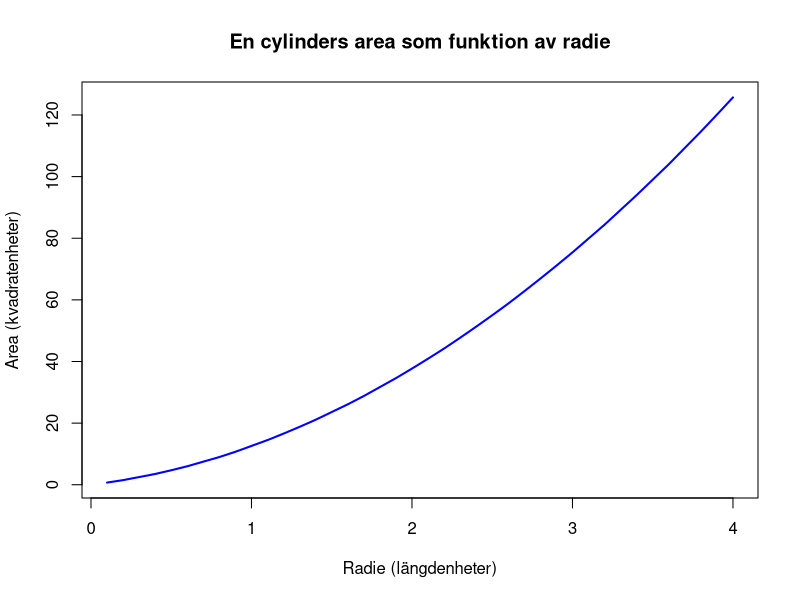
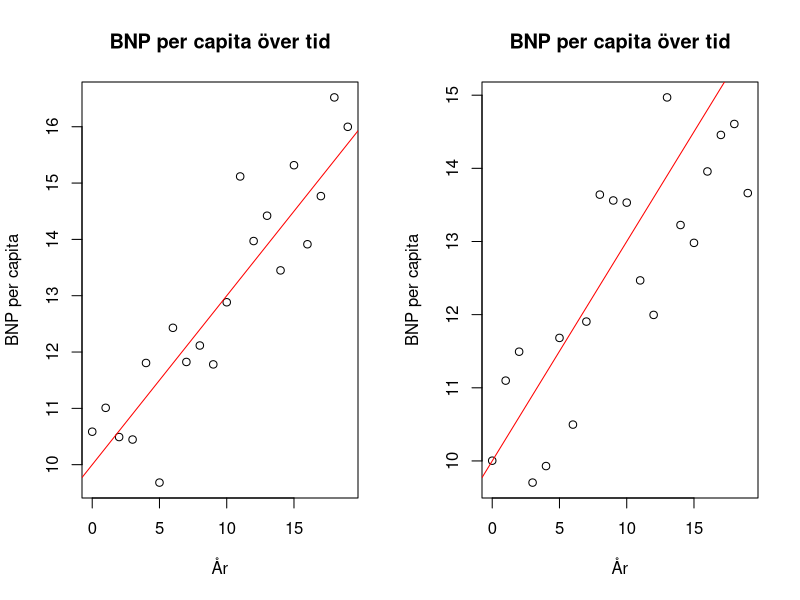

Write R code to recreate these figures, in order.
## ---- chunk 1
# skapa variabel x med pi + 1
x <- pi + 1
x_rounded <- round(x, 3)

paste("Värdet av pi + 1 är ca:", x_rounded)
## ---- chunk 2
cylinder_area <- function (r, h) {
  area <- 2 * pi * r * (r + h)
  area_rounded <- round(area, 1)
  return(area_rounded)
}

paste("Arean av en cylinder med radie 3 och höjd 7 är:", cylinder_area(3, 7))
paste("Arean av en cylinder med radie 29 och höjd 8 är:", cylinder_area(29, 8))
## ---- chunk 3
radius_values <- seq(0.1, 4, by = 0.1)
areas <- sapply(radius_values, cylinder_area, h = 1) # applicera funktion på list av vektorerna, radius_values

plot(radius_values, areas, type = "l", col = "blue", lwd = 2,
    xlab = "Radie (längdenheter)", ylab = "Area (kvadratenheter)",
    main = "En cylinders area som funktion av radie")
## ---- chunk 4
medelv1 <- function(x) {
  medelv1 <- sum(x) / length(x) # calculate mean
  return(medelv1)
}

x <- c(1, 2, 3, 4, 5, 6, 7, 8, 9, 10)
paste("Medelvärdet av elementen i en vektor x är ", medelv1(x))
paste("Medelvärdet av elementen i en vektor x med den inbyggda funktionen är ", mean(x))
## ---- chunk 5
medelv2 <- function(x) {
    sum <- 0 # init sum
    for (i in 1:length(x)) { # loop through x and sum up all elements in x
        sum <- sum + x[i]
    }
    medelv2 <- sum / length(x)  # calculate mean
    return(medelv2)
}

medelv2(x)
## ---- chunk 6
set.seed(12345)

years <- 0:19
gdp_capita <- 10 + 0.3 * years + rnorm(20)
## ---- chunk 7
par(mfrow = c(1, 2))

plot(x = years, y = gdp_capita, xlab = "År", ylab = "BNP per capita", main = "BNP per capita över tid")
abline(a = 10, b = 0.3, col = "red")

set.seed(11111)
gdp_capita <- 10 + 0.3 * years + rnorm(20) # regenerate gdp_capita with new seed

plot(x = years, y = gdp_capita, xlab = "År", ylab = "BNP per capita", main = "BNP per capita över tid")
abline(a = 10, b = 0.3, col = "red")

par(mfrow = c(1, 1)) 
